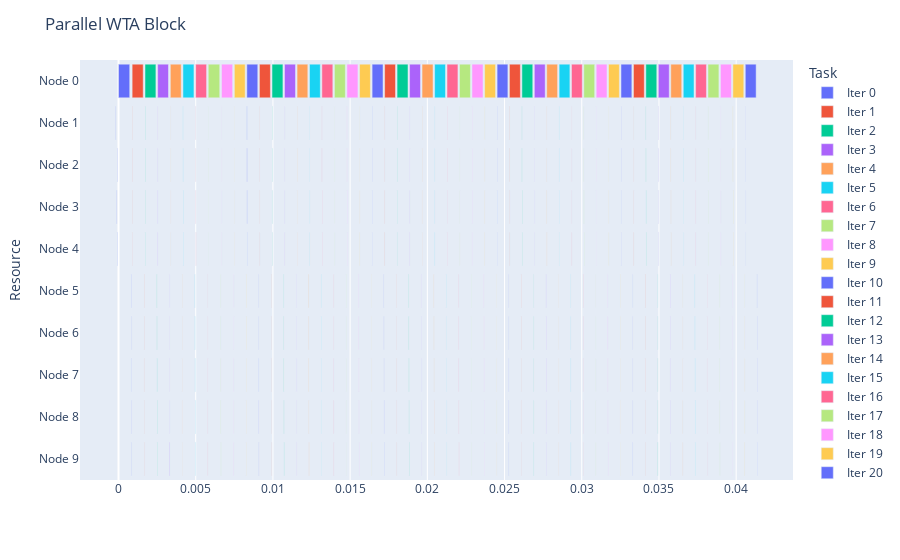

Notebook cell for this chart:
### Code cell
# Block
fig = getDataGantt(logs[2], "Parallel WTA Block")
fig.show()

### Figure 1 — Plotly figure (JSON) as saved in the notebook; plotly's stock layout.template omitted (floating-point values rounded to 4 significant figures)
{"data": [{"alignmentgroup": "True", "base": [0, -0.0001855, -7.677e-05, -0.000119, -8.607e-05, 0.0008173, 0.0008388, 0.0008223, 0.0008311, 0.0008349], "hovertemplate": "Task=Iter 0<br>Start=%{base}<br>Finish=%{x}<br>Resource=%{y}<extra></extra>", "legendgroup": "Iter 0", "marker": {"color": "#636efa", "pattern": {"shape": ""}}, "name": "Iter 0", "offsetgroup": "Iter 0", "orientation": "h", "showlegend": true, "textposition": "auto", "type": "bar", "x": [0.0007265, 1.478e-05, 1.693e-05, 1.597e-05, 1.526e-05, 1.478e-05, 1.502e-05, 1.407e-05, 1.478e-05, 1.55e-05], "xaxis": "x", "y": ["Node 0", "Node 1", "Node 2", "Node 3", "Node 4", "Node 5", "Node 6", "Node 7", "Node 8", "Node 9"], "yaxis": "y"}, {"alignmentgroup": "True", "base": [0.0008826, 0.000885, 0.0008872, 0.0008914, 0.0008938, 0.001664, 0.001667, 0.00167, 0.001673, 0.001678], "hovertemplate": "Task=Iter 1<br>Start=%{base}<br>Finish=%{x}<br>Resource=%{y}<extra></extra>", "legendgroup": "Iter 1", "marker": {"color": "#EF553B", "pattern": {"shape": ""}}, "name": "Iter 1", "offsetgroup": "Iter 1", "orientation": "h", "showlegend": true, "textposition": "auto", "type": "bar", "x": [0.0007169, 1.121e-05, 1.144e-05, 1.144e-05, 1.121e-05, 1.097e-05, 1.121e-05, 1.121e-05, 1.097e-05, 1.121e-05], "xaxis": "x", "y": ["Node 0", "Node 1", "Node 2", "Node 3", "Node 4", "Node 5", "Node 6", "Node 7", "Node 8", "Node 9"], "yaxis": "y"}, {"alignmentgroup": "True", "base": [0.001716, 0.001716, 0.001719, 0.001723, 0.001726, 0.002484, 0.002487, 0.002491, 0.002493, 0.002497], "hovertemplate": "Task=Iter 2<br>Start=%{base}<br>Finish=%{x}<br>Resource=%{y}<extra></extra>", "legendgroup": "Iter 2", "marker": {"color": "#00cc96", "pattern": {"shape": ""}}, "name": "Iter 2", "offsetgroup": "Iter 2", "orientation": "h", "showlegend": true, "textposition": "auto", "type": "bar", "x": [0.000706, 1.001e-05, 1.168e-05, 1.001e-05, 1.049e-05, 1.049e-05, 1.025e-05, 1.049e-05, 1.073e-05, 1.049e-05], "xaxis": "x", "y": ["Node 0", "Node 1", "Node 2", "Node 3", "Node 4", "Node 5", "Node 6", "Node 7", "Node 8", "Node 9"], "yaxis": "y"}, {"alignmentgroup": "True", "base": [0.002534, 0.002535, 0.002537, 0.002542, 0.002545, 0.003296, 0.003299, 0.003303, 0.003305, 0.003309], "hovertemplate": "Task=Iter 3<br>Start=%{base}<br>Finish=%{x}<br>Resource=%{y}<extra></extra>", "legendgroup": "Iter 3", "marker": {"color": "#ab63fa", "pattern": {"shape": ""}}, "name": "Iter 3", "offsetgroup": "Iter 3", "orientation": "h", "showlegend": true, "textposition": "auto", "type": "bar", "x": [0.0007007, 9.537e-06, 1.049e-05, 1.001e-05, 1.001e-05, 1.001e-05, 1.001e-05, 1.001e-05, 1.025e-05, 2.027e-05], "xaxis": "x", "y": ["Node 0", "Node 1", "Node 2", "Node 3", "Node 4", "Node 5", "Node 6", "Node 7", "Node 8", "Node 9"], "yaxis": "y"}, {"alignmentgroup": "True", "base": [0.003355, 0.00336, 0.003363, 0.003367, 0.00337, 0.004122, 0.004125, 0.004128, 0.004131, 0.004136], "hovertemplate": "Task=Iter 4<br>Start=%{base}<br>Finish=%{x}<br>Resource=%{y}<extra></extra>", "legendgroup": "Iter 4", "marker": {"color": "#FFA15A", "pattern": {"shape": ""}}, "name": "Iter 4", "offsetgroup": "Iter 4", "orientation": "h", "showlegend": true, "textposition": "auto", "type": "bar", "x": [0.0007067, 1.025e-05, 1.097e-05, 1.001e-05, 1.025e-05, 1.049e-05, 1.001e-05, 1.025e-05, 1.001e-05, 1.025e-05], "xaxis": "x", "y": ["Node 0", "Node 1", "Node 2", "Node 3", "Node 4", "Node 5", "Node 6", "Node 7", "Node 8", "Node 9"], "yaxis": "y"}, {"alignmentgroup": "True", "base": [0.004173, 0.004172, 0.004174, 0.004179, 0.004183, 0.004945, 0.004948, 0.004951, 0.004954, 0.004958], "hovertemplate": "Task=Iter 5<br>Start=%{base}<br>Finish=%{x}<br>Resource=%{y}<extra></extra>", "legendgroup": "Iter 5", "marker": {"color": "#19d3f3", "pattern": {"shape": ""}}, "name": "Iter 5", "offsetgroup": "Iter 5", "orientation": "h", "showlegend": true, "textposition": "auto", "type": "bar", "x": [0.0007131, 9.775e-06, 9.775e-06, 9.537e-06, 9.775e-06, 1.001e-05, 9.775e-06, 1.001e-05, 9.775e-06, 1.025e-05], "xaxis": "x", "y": ["Node 0", "Node 1", "Node 2", "Node 3", "Node 4", "Node 5", "Node 6", "Node 7", "Node 8", "Node 9"], "yaxis": "y"}, {"alignmentgroup": "True", "base": [0.004995, 0.004994, 0.004997, 0.005001, 0.005013, 0.005762, 0.005764, 0.005768, 0.005771, 0.005775], "hovertemplate": "Task=Iter 6<br>Start=%{base}<br>Finish=%{x}<br>Resource=%{y}<extra></extra>", "legendgroup": "Iter 6", "marker": {"color": "#FF6692", "pattern": {"shape": ""}}, "name": "Iter 6", "offsetgroup": "Iter 6", "orientation": "h", "showlegend": true, "textposition": "auto", "type": "bar", "x": [0.0007086, 1.001e-05, 1.025e-05, 9.775e-06, 1.049e-05, 1.001e-05, 9.775e-06, 1.025e-05, 1.025e-05, 1.001e-05], "xaxis": "x", "y": ["Node 0", "Node 1", "Node 2", "Node 3", "Node 4", "Node 5", "Node 6", "Node 7", "Node 8", "Node 9"], "yaxis": "y"}, {"alignmentgroup": "True", "base": [0.005811, 0.005811, 0.005814, 0.005818, 0.005821, 0.006618, 0.006621, 0.006624, 0.006627, 0.006632], "hovertemplate": "Task=Iter 7<br>Start=%{base}<br>Finish=%{x}<br>Resource=%{y}<extra></extra>", "legendgroup": "Iter 7", "marker": {"color": "#B6E880", "pattern": {"shape": ""}}, "name": "Iter 7", "offsetgroup": "Iter 7", "orientation": "h", "showlegend": true, "textposition": "auto", "type": "bar", "x": [0.0007446, 9.537e-06, 1.097e-05, 1.001e-05, 9.775e-06, 1.025e-05, 1.025e-05, 1.025e-05, 1.001e-05, 9.775e-06], "xaxis": "x", "y": ["Node 0", "Node 1", "Node 2", "Node 3", "Node 4", "Node 5", "Node 6", "Node 7", "Node 8", "Node 9"], "yaxis": "y"}, {"alignmentgroup": "True", "base": [0.00667, 0.006668, 0.00667, 0.006674, 0.006677, 0.00745, 0.007452, 0.007455, 0.007458, 0.007462], "hovertemplate": "Task=Iter 8<br>Start=%{base}<br>Finish=%{x}<br>Resource=%{y}<extra></extra>", "legendgroup": "Iter 8", "marker": {"color": "#FF97FF", "pattern": {"shape": ""}}, "name": "Iter 8", "offsetgroup": "Iter 8", "orientation": "h", "showlegend": true, "textposition": "auto", "type": "bar", "x": [0.0007217, 9.537e-06, 1.097e-05, 9.775e-06, 9.537e-06, 1.001e-05, 1.001e-05, 1.025e-05, 1.001e-05, 1.001e-05], "xaxis": "x", "y": ["Node 0", "Node 1", "Node 2", "Node 3", "Node 4", "Node 5", "Node 6", "Node 7", "Node 8", "Node 9"], "yaxis": "y"}, {"alignmentgroup": "True", "base": [0.007501, 0.007501, 0.007501, 0.007505, 0.007508, 0.00826, 0.008261, 0.008265, 0.008267, 0.008272], "hovertemplate": "Task=Iter 9<br>Start=%{base}<br>Finish=%{x}<br>Resource=%{y}<extra></extra>", "legendgroup": "Iter 9", "marker": {"color": "#FECB52", "pattern": {"shape": ""}}, "name": "Iter 9", "offsetgroup": "Iter 9", "orientation": "h", "showlegend": true, "textposition": "auto", "type": "bar", "x": [0.0007019, 9.537e-06, 1.049e-05, 9.775e-06, 1.001e-05, 1.049e-05, 1.001e-05, 9.775e-06, 9.775e-06, 1.073e-05], "xaxis": "x", "y": ["Node 0", "Node 1", "Node 2", "Node 3", "Node 4", "Node 5", "Node 6", "Node 7", "Node 8", "Node 9"], "yaxis": "y"}, {"alignmentgroup": "True", "base": [0.00831, 0.00831, 0.008313, 0.008317, 0.008326, 0.009076, 0.009079, 0.009083, 0.009086, 0.00909], "hovertemplate": "Task=Iter 10<br>Start=%{base}<br>Finish=%{x}<br>Resource=%{y}<extra></extra>", "legendgroup": "Iter 10", "marker": {"color": "#636efa", "pattern": {"shape": ""}}, "name": "Iter 10", "offsetgroup": "Iter 10", "orientation": "h", "showlegend": true, "textposition": "auto", "type": "bar", "x": [0.00071, 1.764e-05, 2.027e-05, 1.597e-05, 1.049e-05, 1.001e-05, 1.001e-05, 1.001e-05, 9.537e-06, 1.025e-05], "xaxis": "x", "y": ["Node 0", "Node 1", "Node 2", "Node 3", "Node 4", "Node 5", "Node 6", "Node 7", "Node 8", "Node 9"], "yaxis": "y"}, {"alignmentgroup": "True", "base": [0.009125, 0.009126, 0.009126, 0.009132, 0.009134, 0.009893, 0.009897, 0.0099, 0.009903, 0.009909], "hovertemplate": "Task=Iter 11<br>Start=%{base}<br>Finish=%{x}<br>Resource=%{y}<extra></extra>", "legendgroup": "Iter 11", "marker": {"color": "#EF553B", "pattern": {"shape": ""}}, "name": "Iter 11", "offsetgroup": "Iter 11", "orientation": "h", "showlegend": true, "textposition": "auto", "type": "bar", "x": [0.0007129, 9.537e-06, 1.049e-05, 1.001e-05, 9.775e-06, 1.001e-05, 1.001e-05, 1.001e-05, 1.001e-05, 1.097e-05], "xaxis": "x", "y": ["Node 0", "Node 1", "Node 2", "Node 3", "Node 4", "Node 5", "Node 6", "Node 7", "Node 8", "Node 9"], "yaxis": "y"}, {"alignmentgroup": "True", "base": [0.009941, 0.009942, 0.009943, 0.009949, 0.009951, 0.0107, 0.0107, 0.01071, 0.01071, 0.01072], "hovertemplate": "Task=Iter 12<br>Start=%{base}<br>Finish=%{x}<br>Resource=%{y}<extra></extra>", "legendgroup": "Iter 12", "marker": {"color": "#00cc96", "pattern": {"shape": ""}}, "name": "Iter 12", "offsetgroup": "Iter 12", "orientation": "h", "showlegend": true, "textposition": "auto", "type": "bar", "x": [0.0007067, 9.775e-06, 1.001e-05, 9.775e-06, 9.775e-06, 9.775e-06, 9.775e-06, 1.001e-05, 1.001e-05, 1.001e-05], "xaxis": "x", "y": ["Node 0", "Node 1", "Node 2", "Node 3", "Node 4", "Node 5", "Node 6", "Node 7", "Node 8", "Node 9"], "yaxis": "y"}, {"alignmentgroup": "True", "base": [0.01075, 0.01075, 0.01075, 0.01076, 0.01076, 0.01151, 0.01152, 0.01152, 0.01152, 0.01153], "hovertemplate": "Task=Iter 13<br>Start=%{base}<br>Finish=%{x}<br>Resource=%{y}<extra></extra>", "legendgroup": "Iter 13", "marker": {"color": "#ab63fa", "pattern": {"shape": ""}}, "name": "Iter 13", "offsetgroup": "Iter 13", "orientation": "h", "showlegend": true, "textposition": "auto", "type": "bar", "x": [0.0007093, 1.001e-05, 1.025e-05, 1.001e-05, 1.001e-05, 1.001e-05, 1.025e-05, 1.025e-05, 1.001e-05, 1.025e-05], "xaxis": "x", "y": ["Node 0", "Node 1", "Node 2", "Node 3", "Node 4", "Node 5", "Node 6", "Node 7", "Node 8", "Node 9"], "yaxis": "y"}, {"alignmentgroup": "True", "base": [0.01156, 0.01156, 0.01156, 0.01157, 0.01157, 0.01231, 0.01232, 0.01233, 0.01233, 0.01233], "hovertemplate": "Task=Iter 14<br>Start=%{base}<br>Finish=%{x}<br>Resource=%{y}<extra></extra>", "legendgroup": "Iter 14", "marker": {"color": "#FFA15A", "pattern": {"shape": ""}}, "name": "Iter 14", "offsetgroup": "Iter 14", "orientation": "h", "showlegend": true, "textposition": "auto", "type": "bar", "x": [0.0006967, 9.537e-06, 9.775e-06, 9.537e-06, 9.775e-06, 1.574e-05, 1.431e-05, 1.025e-05, 9.537e-06, 1.025e-05], "xaxis": "x", "y": ["Node 0", "Node 1", "Node 2", "Node 3", "Node 4", "Node 5", "Node 6", "Node 7", "Node 8", "Node 9"], "yaxis": "y"}, {"alignmentgroup": "True", "base": [0.01237, 0.01237, 0.01237, 0.01238, 0.01238, 0.01312, 0.01313, 0.01313, 0.01313, 0.01314], "hovertemplate": "Task=Iter 15<br>Start=%{base}<br>Finish=%{x}<br>Resource=%{y}<extra></extra>", "legendgroup": "Iter 15", "marker": {"color": "#19d3f3", "pattern": {"shape": ""}}, "name": "Iter 15", "offsetgroup": "Iter 15", "orientation": "h", "showlegend": true, "textposition": "auto", "type": "bar", "x": [0.0007005, 9.775e-06, 1.001e-05, 9.537e-06, 9.537e-06, 1.001e-05, 9.775e-06, 9.775e-06, 9.537e-06, 9.775e-06], "xaxis": "x", "y": ["Node 0", "Node 1", "Node 2", "Node 3", "Node 4", "Node 5", "Node 6", "Node 7", "Node 8", "Node 9"], "yaxis": "y"}, {"alignmentgroup": "True", "base": [0.01317, 0.01317, 0.01317, 0.01318, 0.01318, 0.01393, 0.01394, 0.01394, 0.01394, 0.01395], "hovertemplate": "Task=Iter 16<br>Start=%{base}<br>Finish=%{x}<br>Resource=%{y}<extra></extra>", "legendgroup": "Iter 16", "marker": {"color": "#FF6692", "pattern": {"shape": ""}}, "name": "Iter 16", "offsetgroup": "Iter 16", "orientation": "h", "showlegend": true, "textposition": "auto", "type": "bar", "x": [0.0007086, 9.06e-06, 1.001e-05, 9.537e-06, 9.775e-06, 1.001e-05, 9.775e-06, 9.775e-06, 1.001e-05, 9.775e-06], "xaxis": "x", "y": ["Node 0", "Node 1", "Node 2", "Node 3", "Node 4", "Node 5", "Node 6", "Node 7", "Node 8", "Node 9"], "yaxis": "y"}, {"alignmentgroup": "True", "base": [0.01398, 0.01398, 0.01398, 0.01399, 0.014, 0.01474, 0.01475, 0.01475, 0.01475, 0.01476], "hovertemplate": "Task=Iter 17<br>Start=%{base}<br>Finish=%{x}<br>Resource=%{y}<extra></extra>", "legendgroup": "Iter 17", "marker": {"color": "#B6E880", "pattern": {"shape": ""}}, "name": "Iter 17", "offsetgroup": "Iter 17", "orientation": "h", "showlegend": true, "textposition": "auto", "type": "bar", "x": [0.0007076, 9.298e-06, 1.025e-05, 9.537e-06, 9.775e-06, 1.001e-05, 1.001e-05, 1.001e-05, 9.775e-06, 9.775e-06], "xaxis": "x", "y": ["Node 0", "Node 1", "Node 2", "Node 3", "Node 4", "Node 5", "Node 6", "Node 7", "Node 8", "Node 9"], "yaxis": "y"}, {"alignmentgroup": "True", "base": [0.01479, 0.01479, 0.01479, 0.0148, 0.0148, 0.01556, 0.01556, 0.01557, 0.01557, 0.01557], "hovertemplate": "Task=Iter 18<br>Start=%{base}<br>Finish=%{x}<br>Resource=%{y}<extra></extra>", "legendgroup": "Iter 18", "marker": {"color": "#FF97FF", "pattern": {"shape": ""}}, "name": "Iter 18", "offsetgroup": "Iter 18", "orientation": "h", "showlegend": true, "textposition": "auto", "type": "bar", "x": [0.0007153, 9.298e-06, 1.001e-05, 9.775e-06, 9.775e-06, 1.001e-05, 9.775e-06, 9.537e-06, 1.001e-05, 1.001e-05], "xaxis": "x", "y": ["Node 0", "Node 1", "Node 2", "Node 3", "Node 4", "Node 5", "Node 6", "Node 7", "Node 8", "Node 9"], "yaxis": "y"}, {"alignmentgroup": "True", "base": [0.01561, 0.01561, 0.01561, 0.01562, 0.01562, 0.01637, 0.01638, 0.01638, 0.01638, 0.01639], "hovertemplate": "Task=Iter 19<br>Start=%{base}<br>Finish=%{x}<br>Resource=%{y}<extra></extra>", "legendgroup": "Iter 19", "marker": {"color": "#FECB52", "pattern": {"shape": ""}}, "name": "Iter 19", "offsetgroup": "Iter 19", "orientation": "h", "showlegend": true, "textposition": "auto", "type": "bar", "x": [0.0007033, 9.775e-06, 1.001e-05, 9.775e-06, 9.775e-06, 1.001e-05, 1.001e-05, 1.001e-05, 9.775e-06, 1.025e-05], "xaxis": "x", "y": ["Node 0", "Node 1", "Node 2", "Node 3", "Node 4", "Node 5", "Node 6", "Node 7", "Node 8", "Node 9"], "yaxis": "y"}, {"alignmentgroup": "True", "base": [0.01642, 0.01642, 0.01642, 0.01643, 0.01643, 0.01718, 0.01719, 0.01719, 0.01719, 0.0172], "hovertemplate": "Task=Iter 20<br>Start=%{base}<br>Finish=%{x}<br>Resource=%{y}<extra></extra>", "legendgroup": "Iter 20", "marker": {"color": "#636efa", "pattern": {"shape": ""}}, "name": "Iter 20", "offsetgroup": "Iter 20", "orientation": "h", "showlegend": true, "textposition": "auto", "type": "bar", "x": [0.0007091, 1.001e-05, 1.001e-05, 1.001e-05, 9.537e-06, 9.775e-06, 9.775e-06, 9.775e-06, 9.775e-06, 9.775e-06], "xaxis": "x", "y": ["Node 0", "Node 1", "Node 2", "Node 3", "Node 4", "Node 5", "Node 6", "Node 7", "Node 8", "Node 9"], "yaxis": "y"}, {"alignmentgroup": "True", "base": [0.01723, 0.01723, 0.01723, 0.01724, 0.01724, 0.01799, 0.01799, 0.018, 0.018, 0.018], "hovertemplate": "Task=Iter 21<br>Start=%{base}<br>Finish=%{x}<br>Resource=%{y}<extra></extra>", "legendgroup": "Iter 21", "marker": {"color": "#EF553B", "pattern": {"shape": ""}}, "name": "Iter 21", "offsetgroup": "Iter 21", "orientation": "h", "showlegend": true, "textposition": "auto", "type": "bar", "x": [0.0007052, 9.537e-06, 9.537e-06, 9.537e-06, 9.775e-06, 1.001e-05, 1.025e-05, 1.049e-05, 9.775e-06, 1.025e-05], "xaxis": "x", "y": ["Node 0", "Node 1", "Node 2", "Node 3", "Node 4", "Node 5", "Node 6", "Node 7", "Node 8", "Node 9"], "yaxis": "y"}, {"alignmentgroup": "True", "base": [0.01804, 0.01804, 0.01804, 0.01805, 0.01805, 0.0188, 0.0188, 0.01881, 0.01881, 0.01881], "hovertemplate": "Task=Iter 22<br>Start=%{base}<br>Finish=%{x}<br>Resource=%{y}<extra></extra>", "legendgroup": "Iter 22", "marker": {"color": "#00cc96", "pattern": {"shape": ""}}, "name": "Iter 22", "offsetgroup": "Iter 22", "orientation": "h", "showlegend": true, "textposition": "auto", "type": "bar", "x": [0.0007081, 9.298e-06, 1.001e-05, 1.001e-05, 9.775e-06, 1.001e-05, 1.001e-05, 1.001e-05, 9.775e-06, 1.001e-05], "xaxis": "x", "y": ["Node 0", "Node 1", "Node 2", "Node 3", "Node 4", "Node 5", "Node 6", "Node 7", "Node 8", "Node 9"], "yaxis": "y"}, {"alignmentgroup": "True", "base": [0.01885, 0.01885, 0.01885, 0.01886, 0.01886, 0.01961, 0.01961, 0.01962, 0.01962, 0.01962], "hovertemplate": "Task=Iter 23<br>Start=%{base}<br>Finish=%{x}<br>Resource=%{y}<extra></extra>", "legendgroup": "Iter 23", "marker": {"color": "#ab63fa", "pattern": {"shape": ""}}, "name": "Iter 23", "offsetgroup": "Iter 23", "orientation": "h", "showlegend": true, "textposition": "auto", "type": "bar", "x": [0.0007064, 9.537e-06, 9.775e-06, 9.775e-06, 9.775e-06, 1.001e-05, 1.001e-05, 1.001e-05, 9.298e-06, 1.001e-05], "xaxis": "x", "y": ["Node 0", "Node 1", "Node 2", "Node 3", "Node 4", "Node 5", "Node 6", "Node 7", "Node 8", "Node 9"], "yaxis": "y"}, {"alignmentgroup": "True", "base": [0.01966, 0.01966, 0.01966, 0.01966, 0.01967, 0.02042, 0.02043, 0.02043, 0.02043, 0.02044], "hovertemplate": "Task=Iter 24<br>Start=%{base}<br>Finish=%{x}<br>Resource=%{y}<extra></extra>", "legendgroup": "Iter 24", "marker": {"color": "#FFA15A", "pattern": {"shape": ""}}, "name": "Iter 24", "offsetgroup": "Iter 24", "orientation": "h", "showlegend": true, "textposition": "auto", "type": "bar", "x": [0.0007117, 9.537e-06, 9.775e-06, 9.775e-06, 9.775e-06, 1.001e-05, 9.775e-06, 1.001e-05, 9.775e-06, 1.001e-05], "xaxis": "x", "y": ["Node 0", "Node 1", "Node 2", "Node 3", "Node 4", "Node 5", "Node 6", "Node 7", "Node 8", "Node 9"], "yaxis": "y"}, {"alignmentgroup": "True", "base": [0.02047, 0.02047, 0.02047, 0.02048, 0.02048, 0.02123, 0.02123, 0.02123, 0.02123, 0.02124], "hovertemplate": "Task=Iter 25<br>Start=%{base}<br>Finish=%{x}<br>Resource=%{y}<extra></extra>", "legendgroup": "Iter 25", "marker": {"color": "#19d3f3", "pattern": {"shape": ""}}, "name": "Iter 25", "offsetgroup": "Iter 25", "orientation": "h", "showlegend": true, "textposition": "auto", "type": "bar", "x": [0.0007024, 9.298e-06, 1.001e-05, 9.298e-06, 9.775e-06, 1.001e-05, 1.001e-05, 1.001e-05, 9.775e-06, 9.537e-06], "xaxis": "x", "y": ["Node 0", "Node 1", "Node 2", "Node 3", "Node 4", "Node 5", "Node 6", "Node 7", "Node 8", "Node 9"], "yaxis": "y"}, {"alignmentgroup": "True", "base": [0.02127, 0.02127, 0.02127, 0.02128, 0.02128, 0.02203, 0.02204, 0.02204, 0.02204, 0.02205], "hovertemplate": "Task=Iter 26<br>Start=%{base}<br>Finish=%{x}<br>Resource=%{y}<extra></extra>", "legendgroup": "Iter 26", "marker": {"color": "#FF6692", "pattern": {"shape": ""}}, "name": "Iter 26", "offsetgroup": "Iter 26", "orientation": "h", "showlegend": true, "textposition": "auto", "type": "bar", "x": [0.0007083, 9.06e-06, 9.537e-06, 9.298e-06, 9.537e-06, 1.001e-05, 9.775e-06, 9.775e-06, 9.537e-06, 9.775e-06], "xaxis": "x", "y": ["Node 0", "Node 1", "Node 2", "Node 3", "Node 4", "Node 5", "Node 6", "Node 7", "Node 8", "Node 9"], "yaxis": "y"}, {"alignmentgroup": "True", "base": [0.02208, 0.02208, 0.02208, 0.02209, 0.02209, 0.02284, 0.02285, 0.02285, 0.02285, 0.02286], "hovertemplate": "Task=Iter 27<br>Start=%{base}<br>Finish=%{x}<br>Resource=%{y}<extra></extra>", "legendgroup": "Iter 27", "marker": {"color": "#B6E880", "pattern": {"shape": ""}}, "name": "Iter 27", "offsetgroup": "Iter 27", "orientation": "h", "showlegend": true, "textposition": "auto", "type": "bar", "x": [0.0007081, 9.537e-06, 1.001e-05, 9.775e-06, 9.537e-06, 1.001e-05, 1.001e-05, 1.001e-05, 9.775e-06, 9.775e-06], "xaxis": "x", "y": ["Node 0", "Node 1", "Node 2", "Node 3", "Node 4", "Node 5", "Node 6", "Node 7", "Node 8", "Node 9"], "yaxis": "y"}, {"alignmentgroup": "True", "base": [0.02289, 0.02289, 0.02289, 0.0229, 0.0229, 0.02366, 0.02367, 0.02367, 0.02367, 0.02367], "hovertemplate": "Task=Iter 28<br>Start=%{base}<br>Finish=%{x}<br>Resource=%{y}<extra></extra>", "legendgroup": "Iter 28", "marker": {"color": "#FF97FF", "pattern": {"shape": ""}}, "name": "Iter 28", "offsetgroup": "Iter 28", "orientation": "h", "showlegend": true, "textposition": "auto", "type": "bar", "x": [0.0007174, 9.298e-06, 1.001e-05, 9.298e-06, 9.298e-06, 9.775e-06, 1.001e-05, 1.001e-05, 9.537e-06, 9.775e-06], "xaxis": "x", "y": ["Node 0", "Node 1", "Node 2", "Node 3", "Node 4", "Node 5", "Node 6", "Node 7", "Node 8", "Node 9"], "yaxis": "y"}, {"alignmentgroup": "True", "base": [0.02371, 0.02371, 0.02371, 0.02372, 0.02372, 0.02447, 0.02447, 0.02447, 0.02448, 0.02448], "hovertemplate": "Task=Iter 29<br>Start=%{base}<br>Finish=%{x}<br>Resource=%{y}<extra></extra>", "legendgroup": "Iter 29", "marker": {"color": "#FECB52", "pattern": {"shape": ""}}, "name": "Iter 29", "offsetgroup": "Iter 29", "orientation": "h", "showlegend": true, "textposition": "auto", "type": "bar", "x": [0.0007091, 9.537e-06, 9.775e-06, 9.775e-06, 9.775e-06, 9.775e-06, 9.775e-06, 1.001e-05, 9.775e-06, 1.001e-05], "xaxis": "x", "y": ["Node 0", "Node 1", "Node 2", "Node 3", "Node 4", "Node 5", "Node 6", "Node 7", "Node 8", "Node 9"], "yaxis": "y"}, {"alignmentgroup": "True", "base": [0.02452, 0.02452, 0.02452, 0.02452, 0.02453, 0.02527, 0.02527, 0.02527, 0.02528, 0.02528], "hovertemplate": "Task=Iter 30<br>Start=%{base}<br>Finish=%{x}<br>Resource=%{y}<extra></extra>", "legendgroup": "Iter 30", "marker": {"color": "#636efa", "pattern": {"shape": ""}}, "name": "Iter 30", "offsetgroup": "Iter 30", "orientation": "h", "showlegend": true, "textposition": "auto", "type": "bar", "x": [0.0006995, 9.775e-06, 1.025e-05, 9.775e-06, 9.775e-06, 9.537e-06, 1.001e-05, 1.001e-05, 9.775e-06, 9.775e-06], "xaxis": "x", "y": ["Node 0", "Node 1", "Node 2", "Node 3", "Node 4", "Node 5", "Node 6", "Node 7", "Node 8", "Node 9"], "yaxis": "y"}, {"alignmentgroup": "True", "base": [0.02532, 0.02532, 0.02532, 0.02533, 0.02533, 0.02608, 0.02608, 0.02608, 0.02609, 0.02609], "hovertemplate": "Task=Iter 31<br>Start=%{base}<br>Finish=%{x}<br>Resource=%{y}<extra></extra>", "legendgroup": "Iter 31", "marker": {"color": "#EF553B", "pattern": {"shape": ""}}, "name": "Iter 31", "offsetgroup": "Iter 31", "orientation": "h", "showlegend": true, "textposition": "auto", "type": "bar", "x": [0.0007098, 1.383e-05, 1.407e-05, 9.775e-06, 9.298e-06, 9.775e-06, 1.001e-05, 9.537e-06, 9.775e-06, 9.775e-06], "xaxis": "x", "y": ["Node 0", "Node 1", "Node 2", "Node 3", "Node 4", "Node 5", "Node 6", "Node 7", "Node 8", "Node 9"], "yaxis": "y"}, {"alignmentgroup": "True", "base": [0.02612, 0.02612, 0.02613, 0.02613, 0.02613, 0.02688, 0.02688, 0.02689, 0.02689, 0.02689], "hovertemplate": "Task=Iter 32<br>Start=%{base}<br>Finish=%{x}<br>Resource=%{y}<extra></extra>", "legendgroup": "Iter 32", "marker": {"color": "#00cc96", "pattern": {"shape": ""}}, "name": "Iter 32", "offsetgroup": "Iter 32", "orientation": "h", "showlegend": true, "textposition": "auto", "type": "bar", "x": [0.0007036, 9.298e-06, 9.537e-06, 9.298e-06, 9.298e-06, 9.775e-06, 1.001e-05, 1.001e-05, 9.537e-06, 9.775e-06], "xaxis": "x", "y": ["Node 0", "Node 1", "Node 2", "Node 3", "Node 4", "Node 5", "Node 6", "Node 7", "Node 8", "Node 9"], "yaxis": "y"}, {"alignmentgroup": "True", "base": [0.02693, 0.02693, 0.02693, 0.02693, 0.02694, 0.02768, 0.02768, 0.02769, 0.02769, 0.0277], "hovertemplate": "Task=Iter 33<br>Start=%{base}<br>Finish=%{x}<br>Resource=%{y}<extra></extra>", "legendgroup": "Iter 33", "marker": {"color": "#ab63fa", "pattern": {"shape": ""}}, "name": "Iter 33", "offsetgroup": "Iter 33", "orientation": "h", "showlegend": true, "textposition": "auto", "type": "bar", "x": [0.0007041, 9.537e-06, 1.049e-05, 9.775e-06, 9.775e-06, 9.775e-06, 1.001e-05, 1.025e-05, 9.775e-06, 1.001e-05], "xaxis": "x", "y": ["Node 0", "Node 1", "Node 2", "Node 3", "Node 4", "Node 5", "Node 6", "Node 7", "Node 8", "Node 9"], "yaxis": "y"}, {"alignmentgroup": "True", "base": [0.02773, 0.02773, 0.02773, 0.02774, 0.02774, 0.02849, 0.02849, 0.02849, 0.02849, 0.0285], "hovertemplate": "Task=Iter 34<br>Start=%{base}<br>Finish=%{x}<br>Resource=%{y}<extra></extra>", "legendgroup": "Iter 34", "marker": {"color": "#FFA15A", "pattern": {"shape": ""}}, "name": "Iter 34", "offsetgroup": "Iter 34", "orientation": "h", "showlegend": true, "textposition": "auto", "type": "bar", "x": [0.0007048, 9.06e-06, 1.001e-05, 9.537e-06, 9.537e-06, 1.001e-05, 1.001e-05, 9.775e-06, 1.001e-05, 9.775e-06], "xaxis": "x", "y": ["Node 0", "Node 1", "Node 2", "Node 3", "Node 4", "Node 5", "Node 6", "Node 7", "Node 8", "Node 9"], "yaxis": "y"}, {"alignmentgroup": "True", "base": [0.02853, 0.02854, 0.02854, 0.02854, 0.02855, 0.02928, 0.02928, 0.02929, 0.02929, 0.0293], "hovertemplate": "Task=Iter 35<br>Start=%{base}<br>Finish=%{x}<br>Resource=%{y}<extra></extra>", "legendgroup": "Iter 35", "marker": {"color": "#19d3f3", "pattern": {"shape": ""}}, "name": "Iter 35", "offsetgroup": "Iter 35", "orientation": "h", "showlegend": true, "textposition": "auto", "type": "bar", "x": [0.0006971, 9.537e-06, 9.775e-06, 9.298e-06, 9.775e-06, 9.775e-06, 9.775e-06, 9.775e-06, 9.298e-06, 9.775e-06], "xaxis": "x", "y": ["Node 0", "Node 1", "Node 2", "Node 3", "Node 4", "Node 5", "Node 6", "Node 7", "Node 8", "Node 9"], "yaxis": "y"}, {"alignmentgroup": "True", "base": [0.02934, 0.02934, 0.02934, 0.02934, 0.02935, 0.03008, 0.03009, 0.03009, 0.03009, 0.0301], "hovertemplate": "Task=Iter 36<br>Start=%{base}<br>Finish=%{x}<br>Resource=%{y}<extra></extra>", "legendgroup": "Iter 36", "marker": {"color": "#FF6692", "pattern": {"shape": ""}}, "name": "Iter 36", "offsetgroup": "Iter 36", "orientation": "h", "showlegend": true, "textposition": "auto", "type": "bar", "x": [0.000699, 9.775e-06, 9.775e-06, 9.298e-06, 1.121e-05, 1.001e-05, 1.001e-05, 1.001e-05, 9.775e-06, 1.001e-05], "xaxis": "x", "y": ["Node 0", "Node 1", "Node 2", "Node 3", "Node 4", "Node 5", "Node 6", "Node 7", "Node 8", "Node 9"], "yaxis": "y"}, {"alignmentgroup": "True", "base": [0.03013, 0.03013, 0.03014, 0.03014, 0.03015, 0.03089, 0.03089, 0.03089, 0.0309, 0.0309], "hovertemplate": "Task=Iter 37<br>Start=%{base}<br>Finish=%{x}<br>Resource=%{y}<extra></extra>", "legendgroup": "Iter 37", "marker": {"color": "#B6E880", "pattern": {"shape": ""}}, "name": "Iter 37", "offsetgroup": "Iter 37", "orientation": "h", "showlegend": true, "textposition": "auto", "type": "bar", "x": [0.0007036, 9.298e-06, 9.775e-06, 9.775e-06, 9.537e-06, 9.537e-06, 1.001e-05, 9.775e-06, 9.775e-06, 1.025e-05], "xaxis": "x", "y": ["Node 0", "Node 1", "Node 2", "Node 3", "Node 4", "Node 5", "Node 6", "Node 7", "Node 8", "Node 9"], "yaxis": "y"}, {"alignmentgroup": "True", "base": [0.03093, 0.03093, 0.03094, 0.03094, 0.03095, 0.03169, 0.03169, 0.03169, 0.03169, 0.0317], "hovertemplate": "Task=Iter 38<br>Start=%{base}<br>Finish=%{x}<br>Resource=%{y}<extra></extra>", "legendgroup": "Iter 38", "marker": {"color": "#FF97FF", "pattern": {"shape": ""}}, "name": "Iter 38", "offsetgroup": "Iter 38", "orientation": "h", "showlegend": true, "textposition": "auto", "type": "bar", "x": [0.0007005, 9.537e-06, 9.775e-06, 9.775e-06, 9.775e-06, 1.001e-05, 1.025e-05, 1.001e-05, 9.775e-06, 1.001e-05], "xaxis": "x", "y": ["Node 0", "Node 1", "Node 2", "Node 3", "Node 4", "Node 5", "Node 6", "Node 7", "Node 8", "Node 9"], "yaxis": "y"}, {"alignmentgroup": "True", "base": [0.03173, 0.03173, 0.03174, 0.03174, 0.03174, 0.0325, 0.03249, 0.03249, 0.0325, 0.0325], "hovertemplate": "Task=Iter 39<br>Start=%{base}<br>Finish=%{x}<br>Resource=%{y}<extra></extra>", "legendgroup": "Iter 39", "marker": {"color": "#FECB52", "pattern": {"shape": ""}}, "name": "Iter 39", "offsetgroup": "Iter 39", "orientation": "h", "showlegend": true, "textposition": "auto", "type": "bar", "x": [0.0007038, 9.298e-06, 1.001e-05, 9.775e-06, 9.537e-06, 1.383e-05, 1.001e-05, 1.001e-05, 9.775e-06, 9.775e-06], "xaxis": "x", "y": ["Node 0", "Node 1", "Node 2", "Node 3", "Node 4", "Node 5", "Node 6", "Node 7", "Node 8", "Node 9"], "yaxis": "y"}, {"alignmentgroup": "True", "base": [0.03254, 0.03254, 0.03255, 0.03255, 0.03255, 0.0333, 0.0333, 0.0333, 0.0333, 0.03331], "hovertemplate": "Task=Iter 40<br>Start=%{base}<br>Finish=%{x}<br>Resource=%{y}<extra></extra>", "legendgroup": "Iter 40", "marker": {"color": "#636efa", "pattern": {"shape": ""}}, "name": "Iter 40", "offsetgroup": "Iter 40", "orientation": "h", "showlegend": true, "textposition": "auto", "type": "bar", "x": [0.0007038, 9.537e-06, 9.775e-06, 9.298e-06, 9.537e-06, 1.025e-05, 9.775e-06, 9.775e-06, 9.537e-06, 9.537e-06], "xaxis": "x", "y": ["Node 0", "Node 1", "Node 2", "Node 3", "Node 4", "Node 5", "Node 6", "Node 7", "Node 8", "Node 9"], "yaxis": "y"}, {"alignmentgroup": "True", "base": [0.03335, 0.03335, 0.03335, 0.03336, 0.03336, 0.0341, 0.0341, 0.03411, 0.03411, 0.03411], "hovertemplate": "Task=Iter 41<br>Start=%{base}<br>Finish=%{x}<br>Resource=%{y}<extra></extra>", "legendgroup": "Iter 41", "marker": {"color": "#EF553B", "pattern": {"shape": ""}}, "name": "Iter 41", "offsetgroup": "Iter 41", "orientation": "h", "showlegend": true, "textposition": "auto", "type": "bar", "x": [0.0007014, 9.537e-06, 1.001e-05, 9.775e-06, 9.775e-06, 1.049e-05, 1.001e-05, 1.001e-05, 9.537e-06, 1.001e-05], "xaxis": "x", "y": ["Node 0", "Node 1", "Node 2", "Node 3", "Node 4", "Node 5", "Node 6", "Node 7", "Node 8", "Node 9"], "yaxis": "y"}, {"alignmentgroup": "True", "base": [0.03415, 0.03415, 0.03415, 0.03416, 0.03416, 0.03491, 0.03491, 0.03491, 0.03492, 0.03492], "hovertemplate": "Task=Iter 42<br>Start=%{base}<br>Finish=%{x}<br>Resource=%{y}<extra></extra>", "legendgroup": "Iter 42", "marker": {"color": "#00cc96", "pattern": {"shape": ""}}, "name": "Iter 42", "offsetgroup": "Iter 42", "orientation": "h", "showlegend": true, "textposition": "auto", "type": "bar", "x": [0.0007088, 9.298e-06, 1.073e-05, 9.537e-06, 1.001e-05, 1.001e-05, 1.001e-05, 1.001e-05, 9.775e-06, 1.073e-05], "xaxis": "x", "y": ["Node 0", "Node 1", "Node 2", "Node 3", "Node 4", "Node 5", "Node 6", "Node 7", "Node 8", "Node 9"], "yaxis": "y"}, {"alignmentgroup": "True", "base": [0.03496, 0.03496, 0.03496, 0.03497, 0.03497, 0.03572, 0.03572, 0.03572, 0.03573, 0.03573], "hovertemplate": "Task=Iter 43<br>Start=%{base}<br>Finish=%{x}<br>Resource=%{y}<extra></extra>", "legendgroup": "Iter 43", "marker": {"color": "#ab63fa", "pattern": {"shape": ""}}, "name": "Iter 43", "offsetgroup": "Iter 43", "orientation": "h", "showlegend": true, "textposition": "auto", "type": "bar", "x": [0.0007093, 1.049e-05, 1.192e-05, 1.049e-05, 1.049e-05, 1.049e-05, 1.049e-05, 1.073e-05, 1.097e-05, 1.264e-05], "xaxis": "x", "y": ["Node 0", "Node 1", "Node 2", "Node 3", "Node 4", "Node 5", "Node 6", "Node 7", "Node 8", "Node 9"], "yaxis": "y"}, {"alignmentgroup": "True", "base": [0.03577, 0.03577, 0.03577, 0.03577, 0.03578, 0.03652, 0.03653, 0.03653, 0.03653, 0.03654], "hovertemplate": "Task=Iter 44<br>Start=%{base}<br>Finish=%{x}<br>Resource=%{y}<extra></extra>", "legendgroup": "Iter 44", "marker": {"color": "#FFA15A", "pattern": {"shape": ""}}, "name": "Iter 44", "offsetgroup": "Iter 44", "orientation": "h", "showlegend": true, "textposition": "auto", "type": "bar", "x": [0.0007088, 1.001e-05, 1.025e-05, 1.001e-05, 9.775e-06, 1.001e-05, 1.001e-05, 1.001e-05, 1.001e-05, 1.049e-05], "xaxis": "x", "y": ["Node 0", "Node 1", "Node 2", "Node 3", "Node 4", "Node 5", "Node 6", "Node 7", "Node 8", "Node 9"], "yaxis": "y"}, {"alignmentgroup": "True", "base": [0.03657, 0.03657, 0.03658, 0.03658, 0.03658, 0.03733, 0.03733, 0.03733, 0.03733, 0.03734], "hovertemplate": "Task=Iter 45<br>Start=%{base}<br>Finish=%{x}<br>Resource=%{y}<extra></extra>", "legendgroup": "Iter 45", "marker": {"color": "#19d3f3", "pattern": {"shape": ""}}, "name": "Iter 45", "offsetgroup": "Iter 45", "orientation": "h", "showlegend": true, "textposition": "auto", "type": "bar", "x": [0.0006988, 9.537e-06, 1.24e-05, 9.775e-06, 9.775e-06, 9.775e-06, 1.001e-05, 9.775e-06, 9.537e-06, 1.001e-05], "xaxis": "x", "y": ["Node 0", "Node 1", "Node 2", "Node 3", "Node 4", "Node 5", "Node 6", "Node 7", "Node 8", "Node 9"], "yaxis": "y"}, {"alignmentgroup": "True", "base": [0.03737, 0.03737, 0.03737, 0.03738, 0.03738, 0.03813, 0.03813, 0.03813, 0.03813, 0.03814], "hovertemplate": "Task=Iter 46<br>Start=%{base}<br>Finish=%{x}<br>Resource=%{y}<extra></extra>", "legendgroup": "Iter 46", "marker": {"color": "#FF6692", "pattern": {"shape": ""}}, "name": "Iter 46", "offsetgroup": "Iter 46", "orientation": "h", "showlegend": true, "textposition": "auto", "type": "bar", "x": [0.0007031, 9.775e-06, 1.001e-05, 9.537e-06, 9.775e-06, 9.775e-06, 1.001e-05, 9.775e-06, 9.537e-06, 9.775e-06], "xaxis": "x", "y": ["Node 0", "Node 1", "Node 2", "Node 3", "Node 4", "Node 5", "Node 6", "Node 7", "Node 8", "Node 9"], "yaxis": "y"}, {"alignmentgroup": "True", "base": [0.03817, 0.03817, 0.03818, 0.03818, 0.03818, 0.03893, 0.03894, 0.03894, 0.03894, 0.03895], "hovertemplate": "Task=Iter 47<br>Start=%{base}<br>Finish=%{x}<br>Resource=%{y}<extra></extra>", "legendgroup": "Iter 47", "marker": {"color": "#B6E880", "pattern": {"shape": ""}}, "name": "Iter 47", "offsetgroup": "Iter 47", "orientation": "h", "showlegend": true, "textposition": "auto", "type": "bar", "x": [0.0007093, 9.537e-06, 1.001e-05, 9.775e-06, 9.298e-06, 1.025e-05, 1.001e-05, 1.025e-05, 1.001e-05, 1.025e-05], "xaxis": "x", "y": ["Node 0", "Node 1", "Node 2", "Node 3", "Node 4", "Node 5", "Node 6", "Node 7", "Node 8", "Node 9"], "yaxis": "y"}, {"alignmentgroup": "True", "base": [0.03898, 0.03898, 0.03898, 0.03899, 0.03899, 0.03974, 0.03974, 0.03974, 0.03975, 0.03975], "hovertemplate": "Task=Iter 48<br>Start=%{base}<br>Finish=%{x}<br>Resource=%{y}<extra></extra>", "legendgroup": "Iter 48", "marker": {"color": "#FF97FF", "pattern": {"shape": ""}}, "name": "Iter 48", "offsetgroup": "Iter 48", "orientation": "h", "showlegend": true, "textposition": "auto", "type": "bar", "x": [0.0007081, 9.775e-06, 1.001e-05, 9.537e-06, 9.775e-06, 1.001e-05, 1.001e-05, 1.001e-05, 9.537e-06, 1.025e-05], "xaxis": "x", "y": ["Node 0", "Node 1", "Node 2", "Node 3", "Node 4", "Node 5", "Node 6", "Node 7", "Node 8", "Node 9"], "yaxis": "y"}, {"alignmentgroup": "True", "base": [0.03979, 0.03979, 0.03979, 0.0398, 0.0398, 0.04054, 0.04055, 0.04055, 0.04055, 0.04056], "hovertemplate": "Task=Iter 49<br>Start=%{base}<br>Finish=%{x}<br>Resource=%{y}<extra></extra>", "legendgroup": "Iter 49", "marker": {"color": "#FECB52", "pattern": {"shape": ""}}, "name": "Iter 49", "offsetgroup": "Iter 49", "orientation": "h", "showlegend": true, "textposition": "auto", "type": "bar", "x": [0.0007067, 9.775e-06, 1.001e-05, 9.298e-06, 9.537e-06, 1.001e-05, 1.001e-05, 1.001e-05, 9.775e-06, 1.097e-05], "xaxis": "x", "y": ["Node 0", "Node 1", "Node 2", "Node 3", "Node 4", "Node 5", "Node 6", "Node 7", "Node 8", "Node 9"], "yaxis": "y"}, {"alignmentgroup": "True", "base": [0.04059, 0.04059, 0.04059, 0.0406, 0.0406, 0.04135, 0.04135, 0.04135, 0.04136, 0.04136], "hovertemplate": "Task=Iter 50<br>Start=%{base}<br>Finish=%{x}<br>Resource=%{y}<extra></extra>", "legendgroup": "Iter 50", "marker": {"color": "#636efa", "pattern": {"shape": ""}}, "name": "Iter 50", "offsetgroup": "Iter 50", "orientation": "h", "showlegend": true, "textposition": "auto", "type": "bar", "x": [0.0007029, 9.537e-06, 1.001e-05, 9.537e-06, 9.537e-06, 1.001e-05, 1.001e-05, 1.001e-05, 9.298e-06, 1.001e-05], "xaxis": "x", "y": ["Node 0", "Node 1", "Node 2", "Node 3", "Node 4", "Node 5", "Node 6", "Node 7", "Node 8", "Node 9"], "yaxis": "y"}], "layout": {"barmode": "overlay", "legend": {"title": {"text": "Task"}, "tracegroupgap": 0}, "margin": {"t": 60}, "title": {"text": "Parallel WTA Block"}, "xaxis": {"anchor": "y", "domain": [0, 1], "type": "linear"}, "yaxis": {"anchor": "x", "autorange": "reversed", "domain": [0, 1], "title": {"text": "Resource"}}}}
